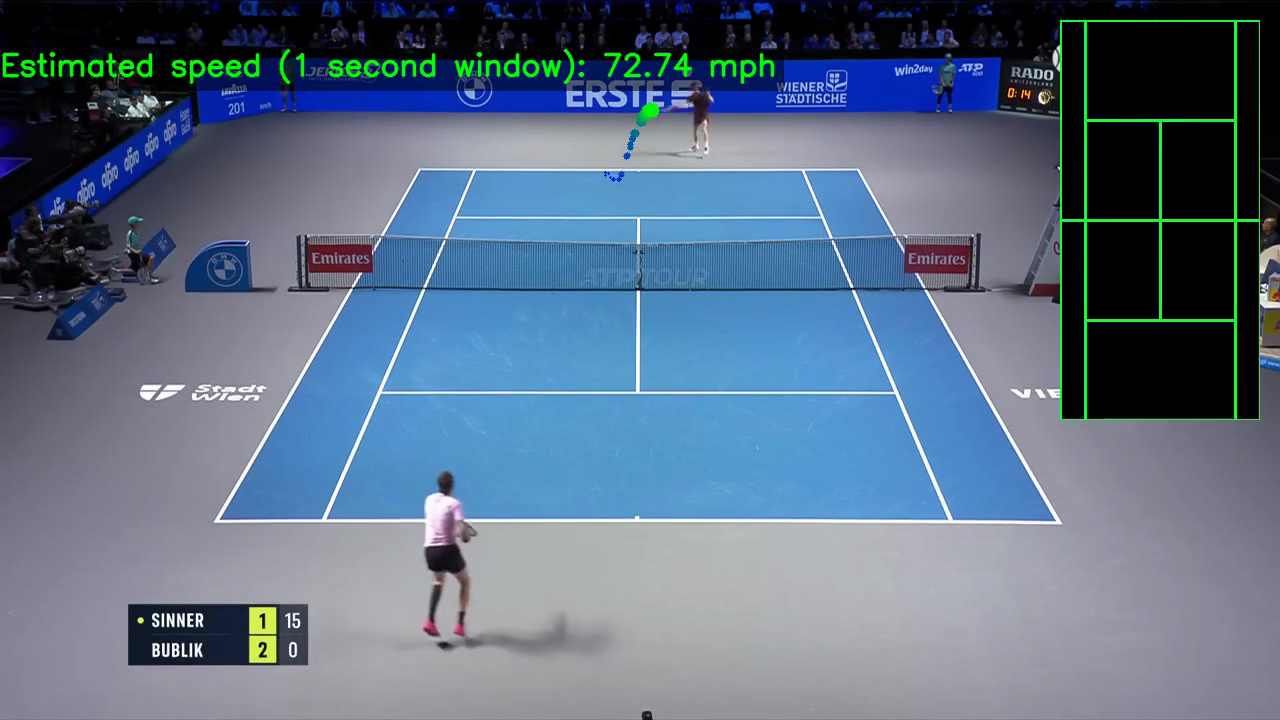
#> input picture frame 177 of top_videoplayback8.mp4, 1280 x 720 px, given in place of the camera
$ python video_recorder.py
#> lines starting #> are read from the running program, lines starting #| are printed output that depends on the picture
# records videos and saves to directories

import cv2 as cv
import os
import time

SHOT = "BACKHAND"
# change to forehand, backhand, etc
SAVE_DIR = f"data/{SHOT}"
FPS = 30
VIDEO_LEN = 3  # seconds per clip
CAM_INDEX = 0  # your webcam

os.makedirs(SAVE_DIR, exist_ok=True)
cap = cv.VideoCapture(CAM_INDEX)
cap.set(cv.CAP_PROP_FPS, FPS)

count = len(os.listdir(SAVE_DIR))
print(f"Recording gesture: {SHOT}")
print("Press 'r' to record, 'q' to quit.")

while True:
    ret, frame = cap.read()
#> frame is the input picture: shape (720, 1280, 3); mean B, G, R 133, 111.2, 92.7
    if not ret:
        break

    frame = cv.flip(frame, 1)
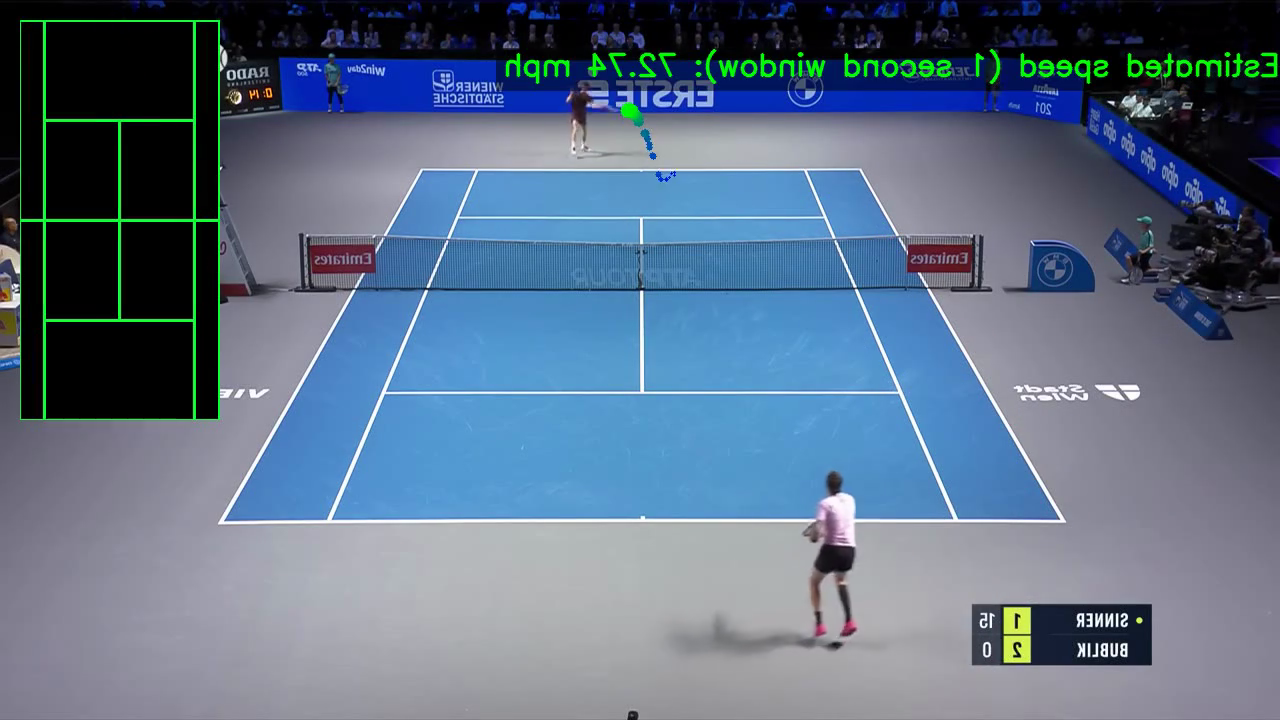
#> frame: shape (720, 1280, 3); mean B, G, R 133, 111.2, 92.7
    cv.putText(frame, f"SHOT: {SHOT}", (10, 40),
               cv.FONT_HERSHEY_SIMPLEX, 1.2, (0, 255, 0), 3)
    cv.putText(frame, f"Clips saved: {count}", (10, 80),
               cv.FONT_HERSHEY_SIMPLEX, 1, (255, 255, 255), 2)
    cv.putText(frame, "Press 'r' to record", (10, 120),
               cv.FONT_HERSHEY_SIMPLEX, 0.8, (0, 200, 255), 2)
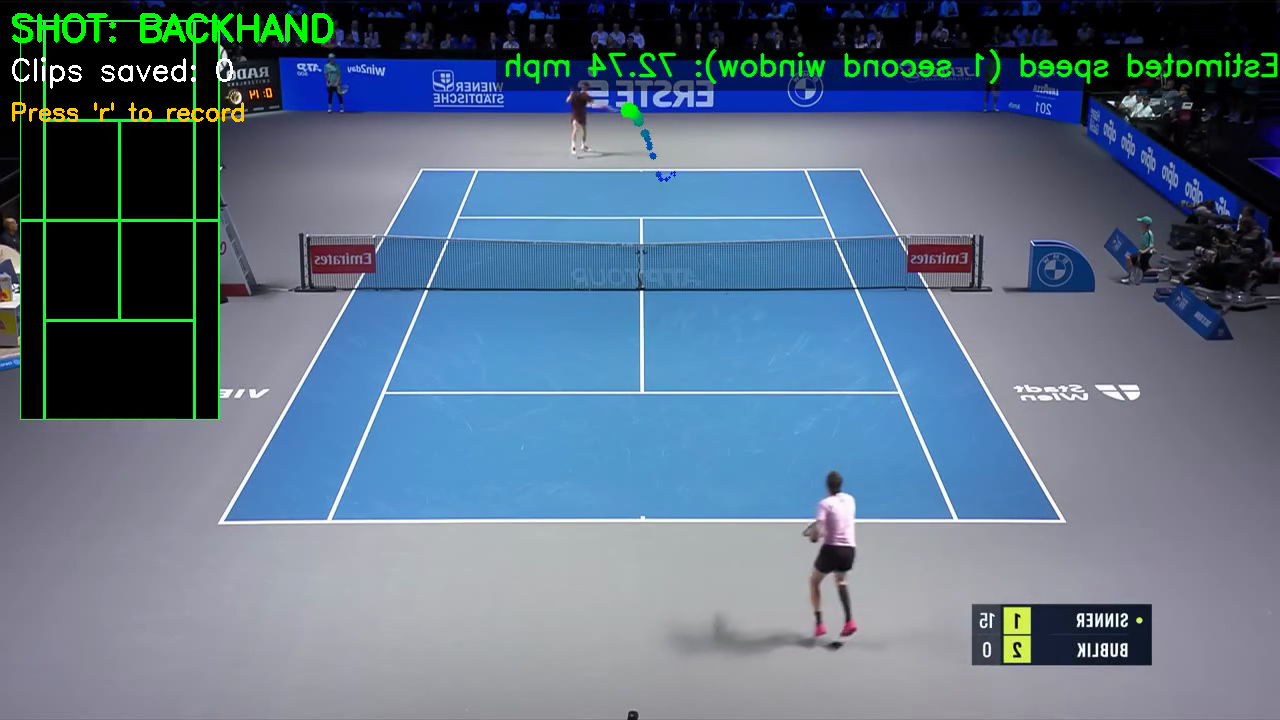
#> frame: shape (720, 1280, 3); mean B, G, R 133.3, 112.8, 93.4
    cv.imshow("SHOT Recorder", frame)

    key = cv.waitKey(1) & 0xFF
#> (key q is pressed here)
    if key == ord('q'):
        break
    elif key == ord('r'):
        time.sleep(1)
        filename = os.path.join(SAVE_DIR, f"{SHOT.lower()}_{count}.mp4")
        print(f"Recording {filename}")

        fourcc = cv.VideoWriter_fourcc(*'mp4v')
        out = cv.VideoWriter(filename, fourcc, FPS,
                             (frame.shape[1], frame.shape[0]))

        start_time = time.time()
        while time.time() - start_time < VIDEO_LEN:
            ret, frame = cap.read()
            if not ret:
                break
            frame = cv.flip(frame, 1)
            out.write(frame)
            cv.imshow("SHOT Recorder", frame)
            if cv.waitKey(1) & 0xFF == ord('q'):
                break
        out.release()
        count += 1
        print("saved")

cap.release()
cv.destroyAllWindows()

$ run again, starting later in the video
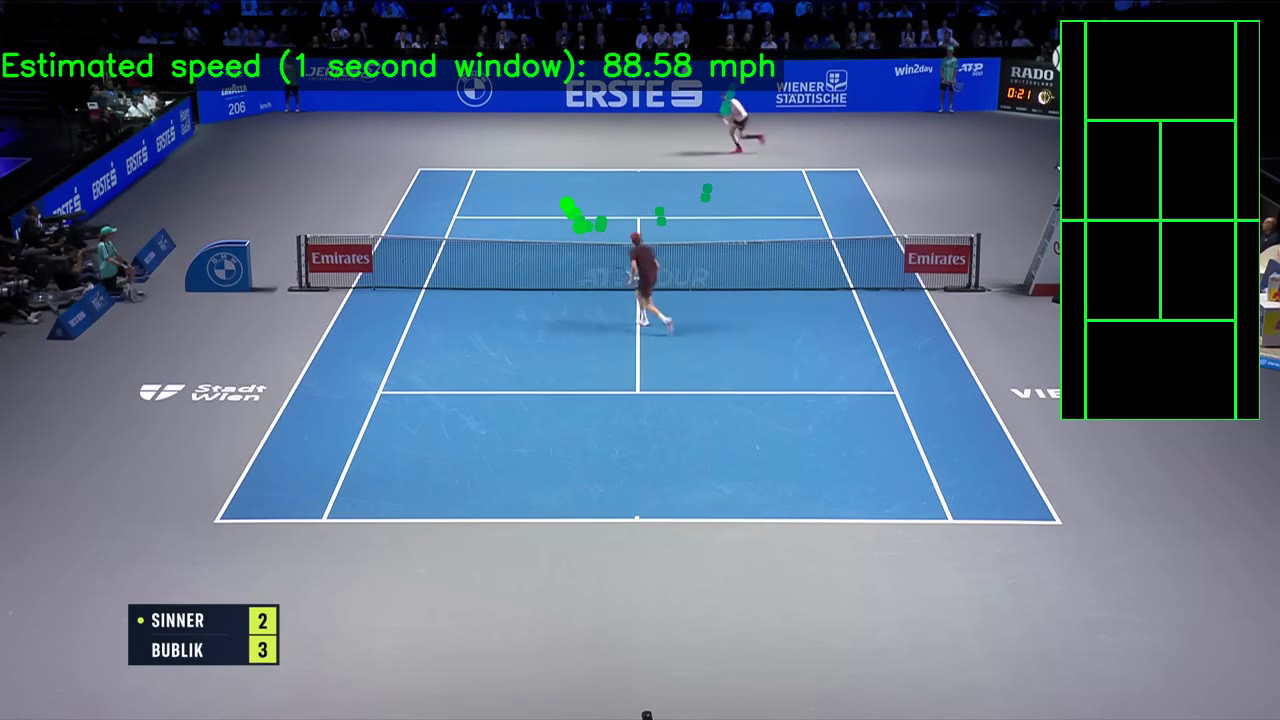
#> input picture frame 800 of top_videoplayback8.mp4, 1280 x 720 px, given in place of the camera
#> frame is the input picture: shape (720, 1280, 3); mean B, G, R 133.8, 112.1, 93.6
#> `frame = cv.flip(frame, 1)`:
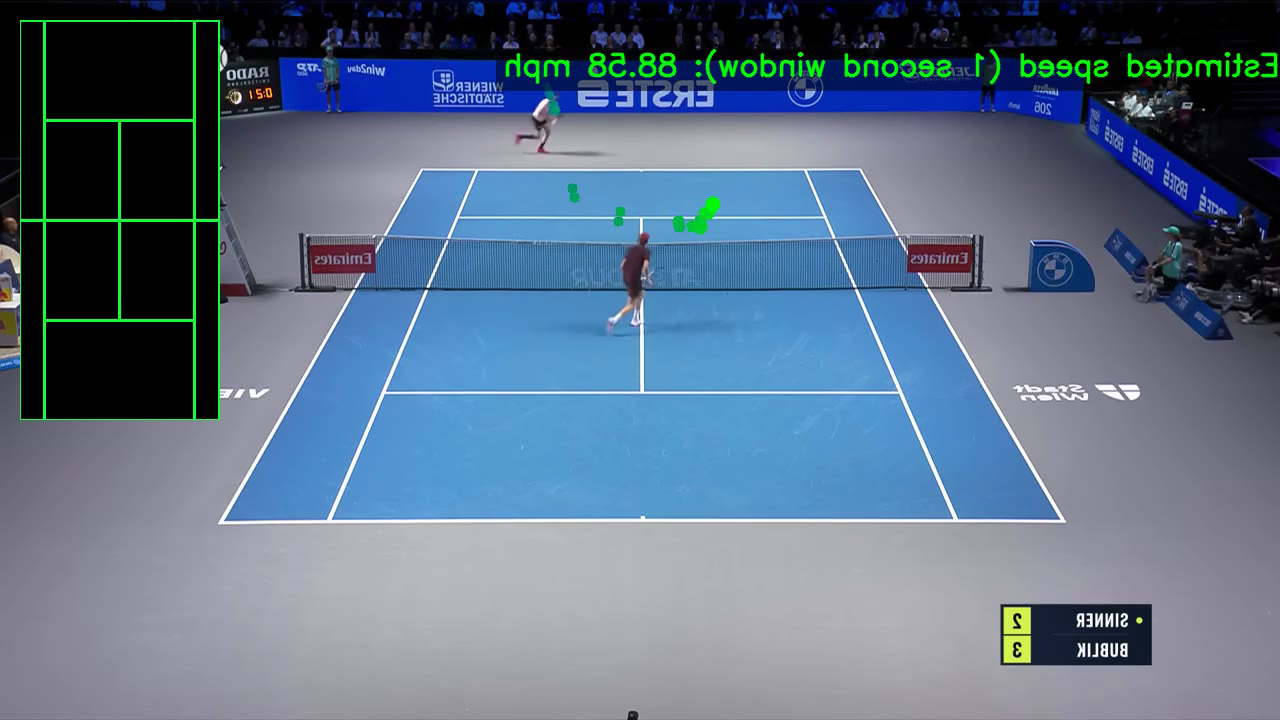
#> frame: shape (720, 1280, 3); mean B, G, R 133.8, 112.1, 93.6
#> `cv.putText(frame, "Press 'r' to record", (10, 120), cv.FONT_HERSHEY_SI..`:
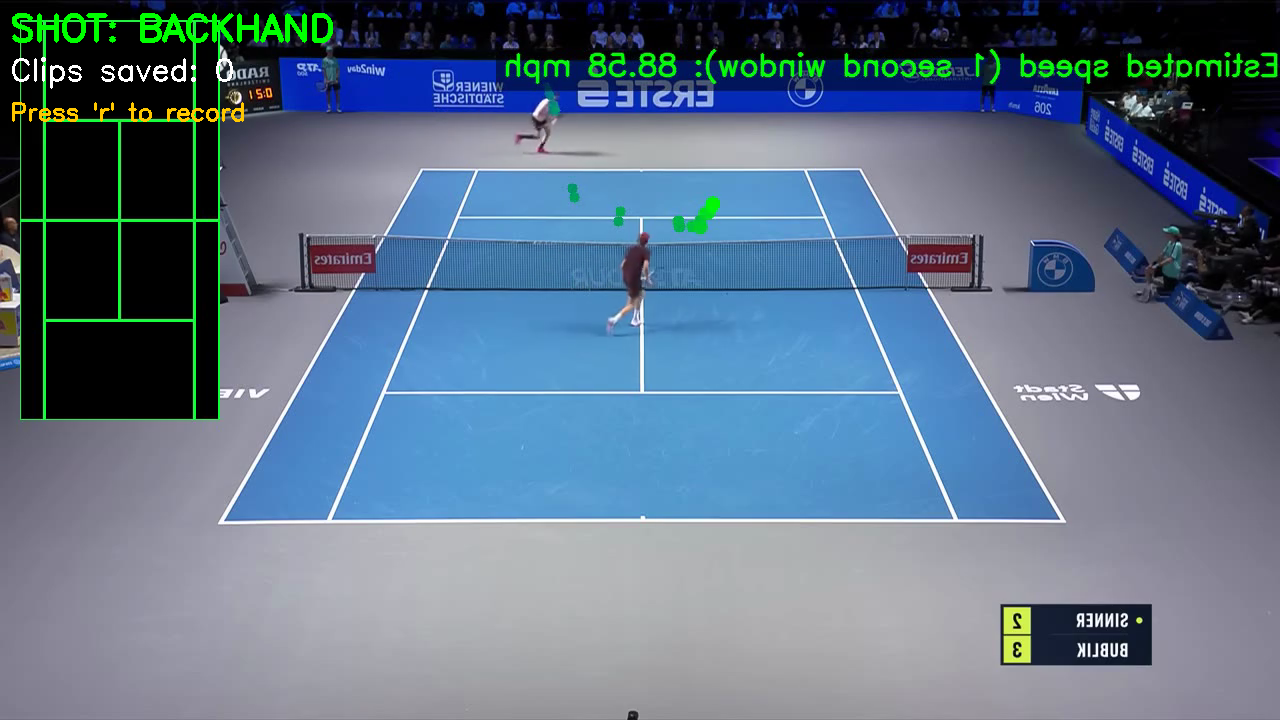
#> frame: shape (720, 1280, 3); mean B, G, R 134.1, 113.8, 94.3

$ run again, starting later in the video
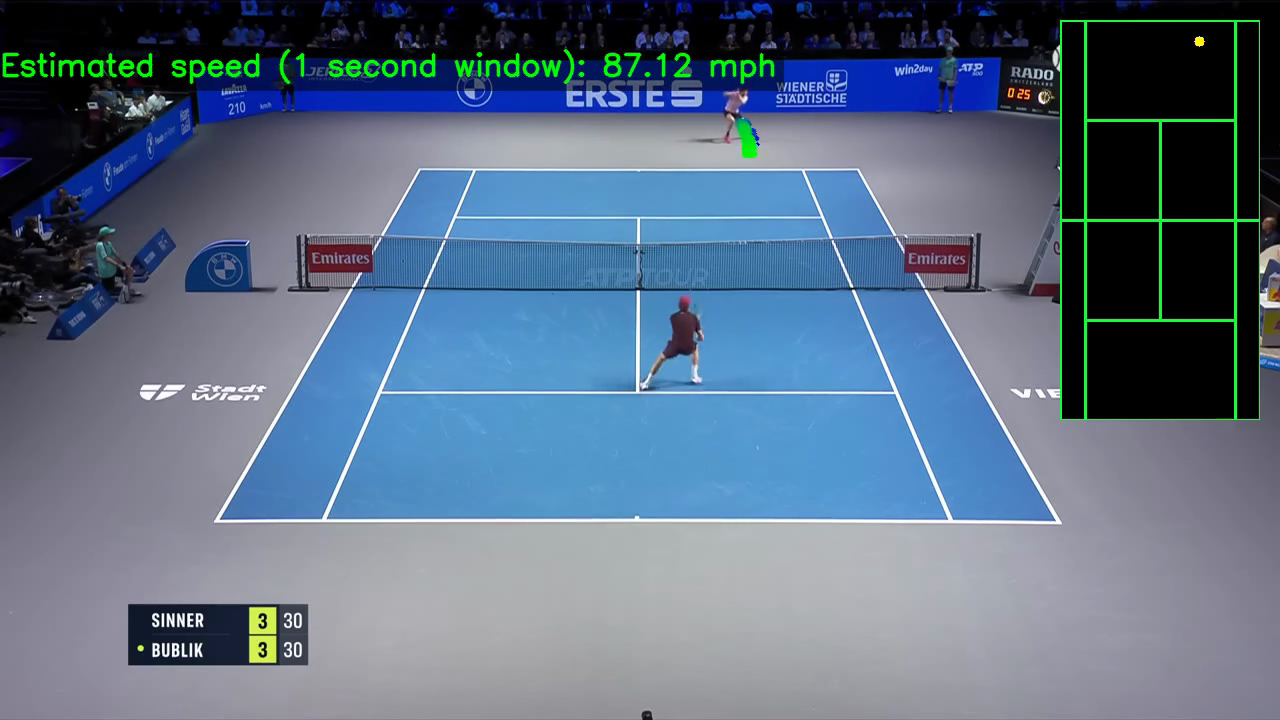
#> input picture frame 1422 of top_videoplayback8.mp4, 1280 x 720 px, given in place of the camera
#> frame is the input picture: shape (720, 1280, 3); mean B, G, R 132.8, 110.9, 92.5
#> `frame = cv.flip(frame, 1)`:
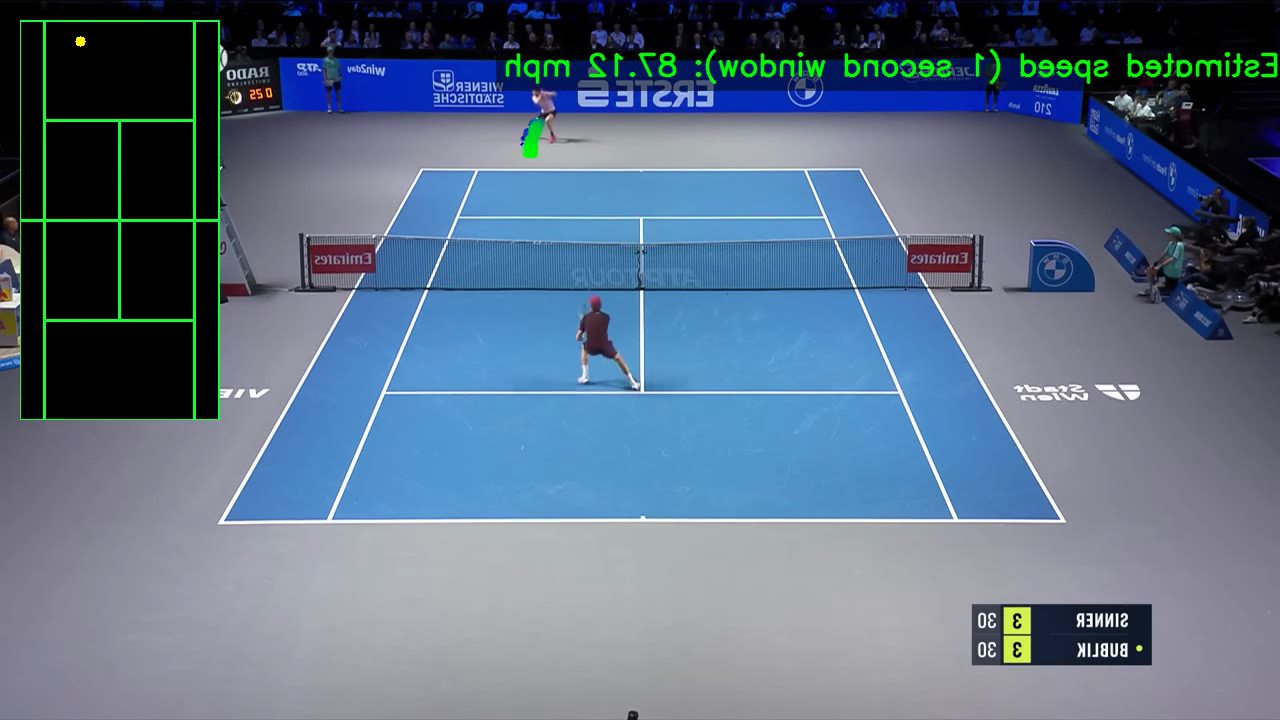
#> frame: shape (720, 1280, 3); mean B, G, R 132.8, 110.9, 92.5
#> `cv.putText(frame, "Press 'r' to record", (10, 120), cv.FONT_HERSHEY_SI..`:
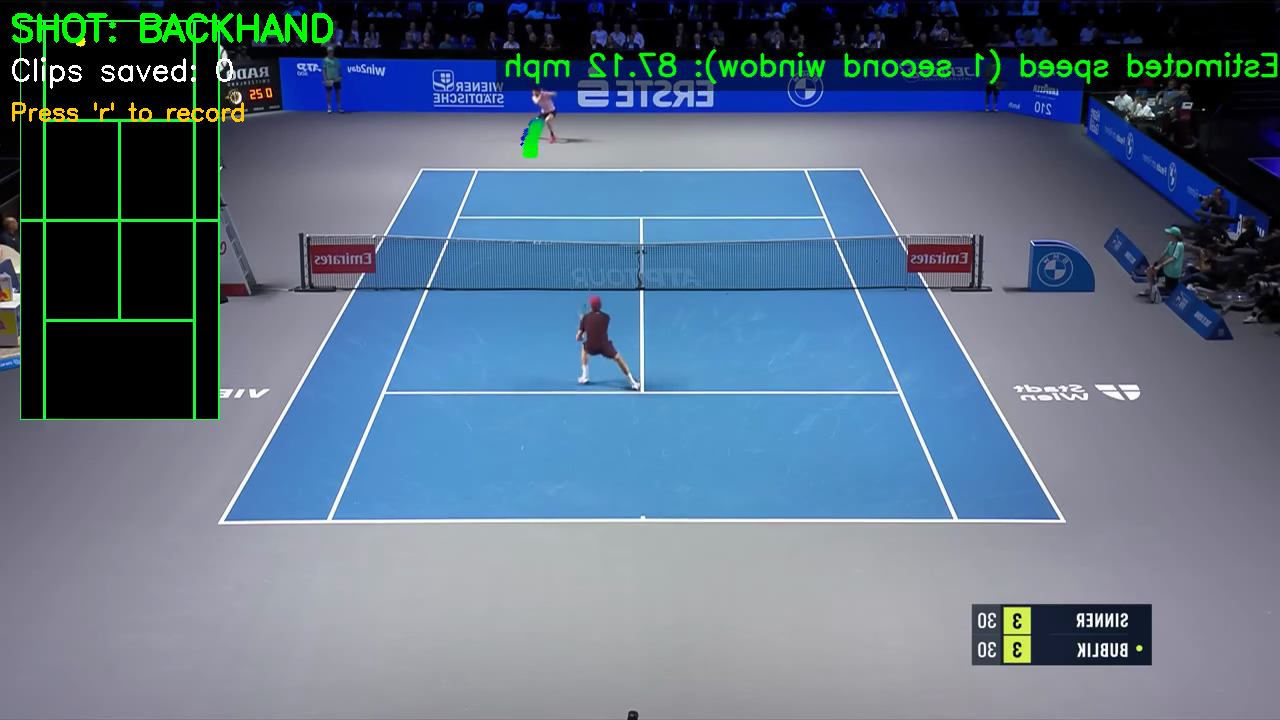
#> frame: shape (720, 1280, 3); mean B, G, R 133.1, 112.5, 93.2
